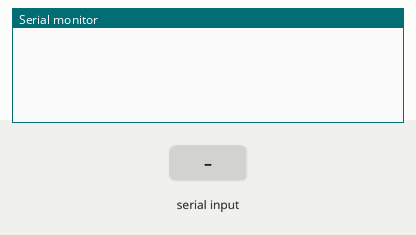
This sketch was run on a simulated Arduino Uno, built with avr-gcc and run on an emulated ATmega328P. Shown: the last lines printed to the serial monitor. The inputs (shaded band) are chosen by the test bench.

Above: at 1.2 s.
1.3 s: ",\n" received over Serial
At 3.8 s:
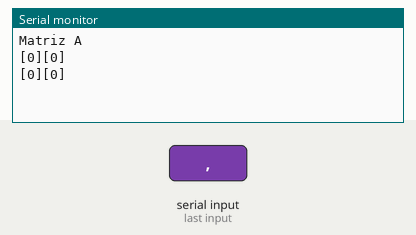
At 9.0 s:
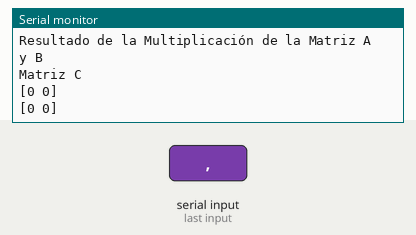

The sketch:

P10_MultiplicacionMZ2x2.ino
```cpp
/*
  Programa #10: Multiplicación de Matrices de 2x2
  Hecho por: Hernández Hernández Angel Anastasio
  8°G
*/

String matrizStringA;
String matrizStringB;
int matrizA [4];
int matrizB [4];
int matrizC [4];
int aux = 0;
int mC11 = 0;
int mC12 = 0;
int mC21 = 0;
int mC22 = 0;

void setup() {
  // put your setup code here, to run once:
  Serial.begin(9600);
}

void loop() {
  // put your main code here, to run repeatedly:
  if (Serial.available() > 0) {
    llenarMZ_A();
    delay(5000);
    llenarMZ_B();
    multiplicacionMZ_AxB();
  }
}

void llenarMZ_A() {
    matrizStringA = Serial.readString();
    for (int x = 0; x < 4; x++) {
      aux = matrizStringA.indexOf(",");
      matrizA[x] = matrizStringA.substring(0, aux).toInt();
      matrizStringA = matrizStringA.substring(aux + 1);
    }

    Serial.println("Matriz A");
    for (int x = 0; x < 2; x++) {
      Serial.print(String("[") + matrizA[x] + String("]"));
    }
    Serial.println();
    for (int x = 2; x < 4; x++) {
      Serial.print(String("[") + matrizA[x] + String("]"));
    }
    Serial.println("\n");
}

void llenarMZ_B() {
    matrizStringB = Serial.readString();
    for (int y = 0; y < 4; y++) {
      aux = matrizStringB.indexOf(",");
      matrizB[y] = matrizStringB.substring(0, aux).toInt();
      matrizStringB = matrizStringB.substring(aux + 1);
    }

    Serial.println("Matriz B");
    for (int y = 0; y < 2; y++) {
      Serial.print(String("[") + matrizB[y] + String("]"));
    }
    Serial.println();
    for (int y = 2; y < 4; y++) {
      Serial.print(String("[") + matrizB[y] + String("]"));
    }
    Serial.println("\n");

}

void multiplicacionMZ_AxB() {
  Serial.println("Resultado de la Multiplicación de la Matriz A y B");
  Serial.println("Matriz C");
  mC11 = (matrizA[0] * matrizB[0]) + (matrizA[1] * matrizB[2]);
  mC12 = (matrizA[0] * matrizB[1]) + (matrizA[1] * matrizB[3]);
  mC21 = (matrizA[2] * matrizB[0]) + (matrizA[3] * matrizB[2]);
  mC22 = (matrizA[2] * matrizB[1]) + (matrizA[3] * matrizB[3]);
  Serial.println("[" + String(mC11) + " " + String(mC12) + "]");
  Serial.println("[" + String(mC21) + " " + String(mC22) + "]");

}
```

Measured:
- after the input at 1.3 s, the serial monitor: prints a new line after 1.0 s (image 1)
